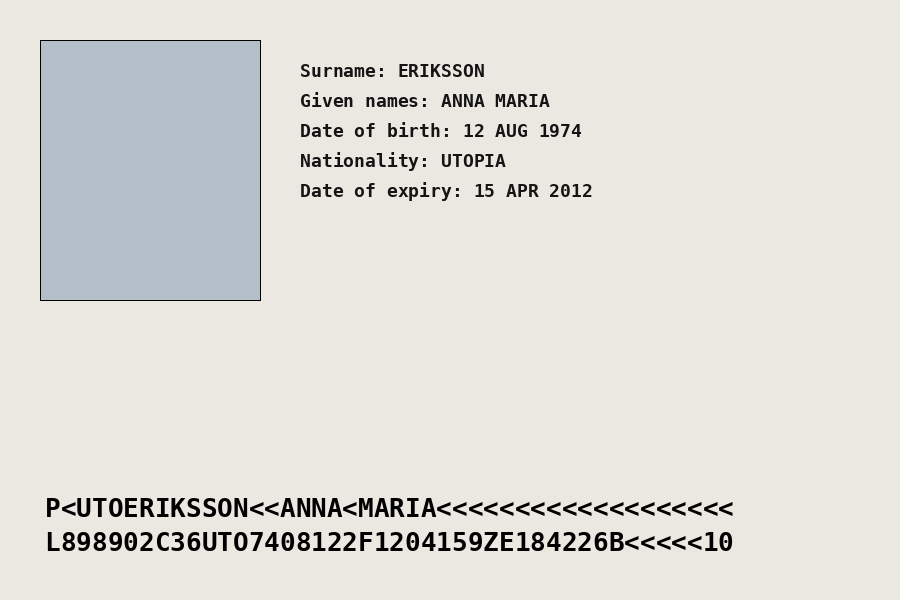
#> input picture doc_fraud_tier0/sample_data/sample_expired_passport.png, 900 x 600 px
$ python m4_uniformity.py ../../../doc_fraud_tier0/sample_data/sample_expired_passport.png
#> lines starting #> are read from the running program, lines starting #| are printed output that depends on the picture; after the words box and inside, x2 and y2 are one past the last pixel; in counts of white or black regions, pixels touching at a corner belong together
#> in main, img is the input picture: shape (600, 900, 3); mean B, G, R 215.6, 220.6, 222.1
import argparse
import json
import sys

import cv2
import numpy as np

WORK_WIDTH = 800
MIN_RATIO = 0.60


def _order(pts):
    pts = np.array(pts, dtype=np.float32).reshape(4, 2)
    s, d = pts.sum(1), np.diff(pts, axis=1).ravel()
    return np.array([pts[np.argmin(s)], pts[np.argmin(d)], pts[np.argmax(s)], pts[np.argmax(d)]], np.float32)


def find_card(img, min_area_frac=0.03):
#> called with min_area_frac = 0.03
    h, w = img.shape[:2]
#> h = 600; w = 900
    scale = min(1.0, 800.0 / max(h, w))
#> scale = 0.889
    small = cv2.resize(img, None, fx=scale, fy=scale, interpolation=cv2.INTER_AREA) if scale < 1 else img.copy()
    gray = cv2.GaussianBlur(cv2.cvtColor(small, cv2.COLOR_BGR2GRAY), (5, 5), 0)
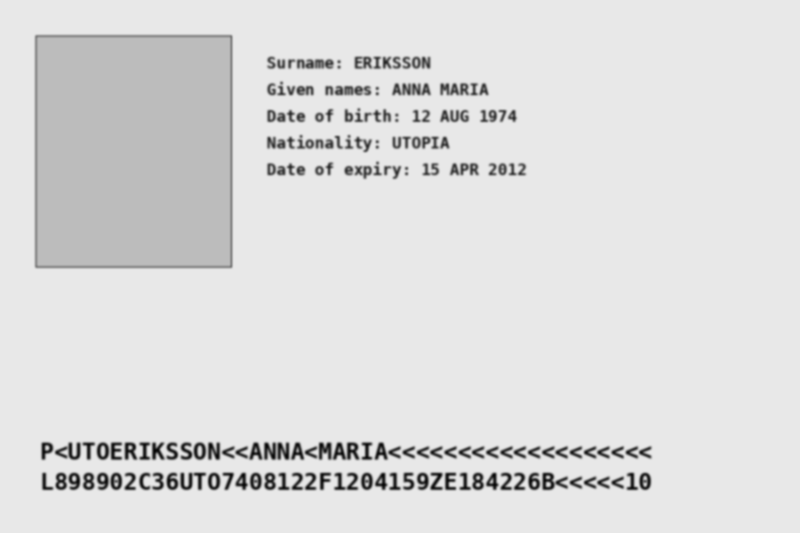
#> gray: shape (533, 800); min 6, max 232, mean 220.4
    sh, sw = gray.shape
#> sh = 533; sw = 800

    masks = []
    e = cv2.Canny(gray, 40, 120)
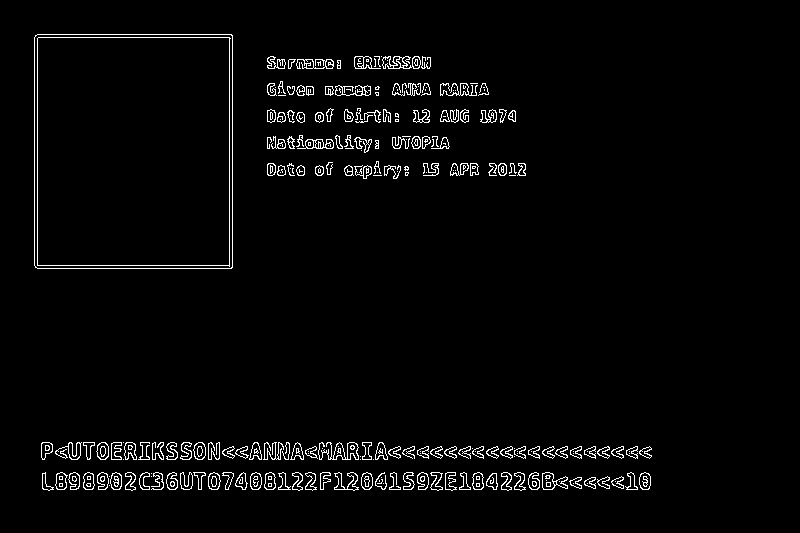
#> e: shape (533, 800); 2.8% white in thin lines or dots, all inside (x1, y1, x2, y2) = (34, 34, 652, 491)
    e = cv2.dilate(e, np.ones((3, 3), np.uint8), iterations=2)
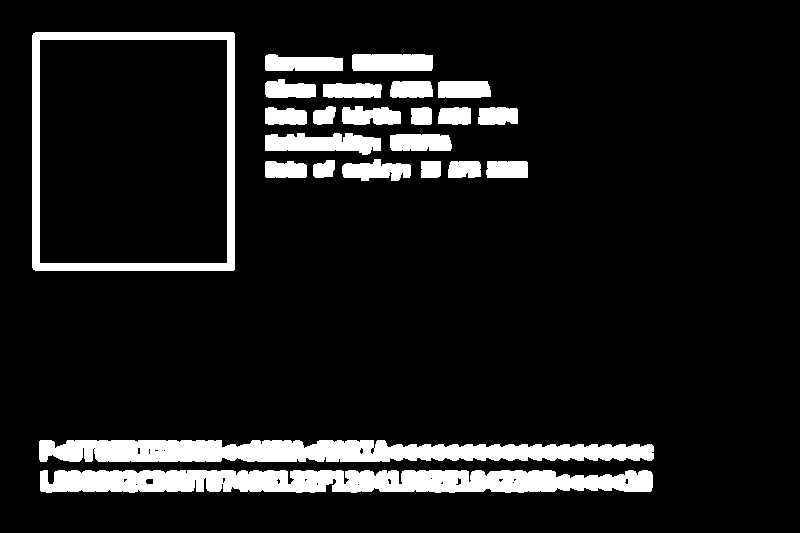
#> e: shape (533, 800); 10.7% white; 23 white regions, largest, box (x1, y1, x2, y2) and area: (40, 470, 653, 493) 12168, (39, 440, 654, 462) 10983, (32, 32, 235, 271) 6804
    masks.append(cv2.morphologyEx(e, cv2.MORPH_CLOSE, np.ones((7, 7), np.uint8)))
    _, t = cv2.threshold(gray, 0, 255, cv2.THRESH_BINARY | cv2.THRESH_OTSU)
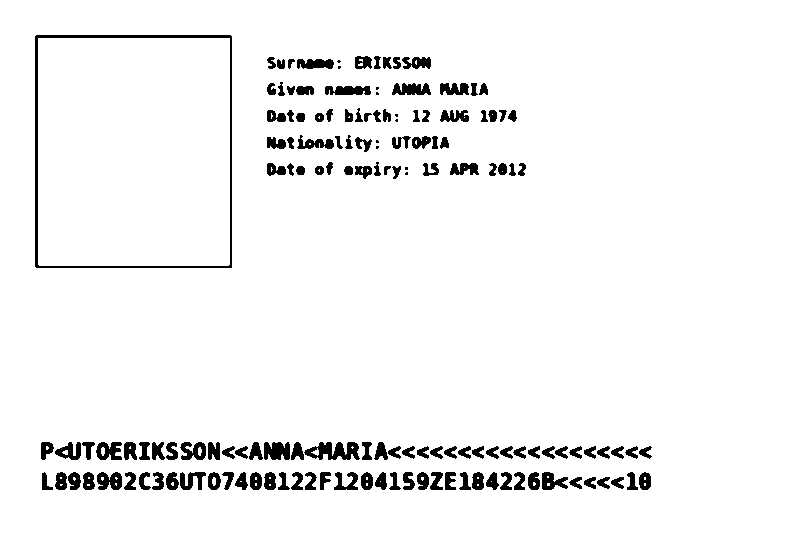
#> t: shape (533, 800); 95.3% white; 149 black regions (10 under 20 px), largest, box (x1, y1, x2, y2) and area: (35, 35, 232, 268) 2124, (304, 442, 360, 460) 625, (264, 442, 290, 460) 393
    masks += [t, cv2.bitwise_not(t)]

    best, best_area = None, 0
    for m in masks:
        cnts, _ = cv2.findContours(m, cv2.RETR_EXTERNAL, cv2.CHAIN_APPROX_SIMPLE)
        for c in cnts:
            a = cv2.contourArea(c) / float(sh * sw)
            if min_area_frac <= a <= 0.98 and a > best_area:
                best, best_area = c, a
#> this loop made 3 passes
#> cnts on pass 2: [[[0, 0], [0, 532], [799, 532], [799, 0]]]
#> after the loop, best = contour of 14 points, box (x1, y1, x2, y2) (32, 32, 235, 271), area 48067; best_area = 0.113
    if best is None:
        return None
    peri = cv2.arcLength(best, True)
#> peri = 876.5
    approx = cv2.approxPolyDP(best, 0.02 * peri, True)
#> approx = [[33, 33], [33, 269], [233, 270], [234, 33]]
    if len(approx) == 4 and cv2.isContourConvex(approx):
        pts, method = approx.reshape(4, 2), "quad"
#> pts = [[33, 33], [33, 269], [233, 270], [234, 33]]; method = 'quad'
    else:
        pts, method = cv2.boxPoints(cv2.minAreaRect(best)), "rect"
    pts_full = _order(pts / scale)
#> in _order, `pts = np.array(pts, dtype=np.float32).reshape(4, 2)`: pts = [[37.12, 37.12], [37.12, 302.6], [262.1, 303.8], [263.2, 37.12]]
#> in _order, `s, d = pts.sum(1), np.diff(pts, axis=1).ravel()`: s = [74.25, 339.8, 565.9, 300.4]; d = [0, 265.5, 41.62, -226.1]
#> pts_full = [[37.12, 37.12], [263.2, 37.12], [262.1, 303.8], [37.12, 302.6]]
    mg = 0.005
    touches = bool(((pts_full[:, 0] < mg * w) | (pts_full[:, 0] > (1 - mg) * w) |
                    (pts_full[:, 1] < mg * h) | (pts_full[:, 1] > (1 - mg) * h)).any())
#> touches = False
    return {"pts": pts_full, "area_frac": float(best_area), "method": method, "touches_border": touches}


def _illumination(img_bgr):
    card = find_card(img_bgr)
#> card = {'pts': [[37.12, 37.12], [263.2, 37.12], [262.1, 303.8], [37.12, 302.6]], 'area_frac': 0.113, 'method': 'quad', 'touches_border': False}
    gray = cv2.cvtColor(img_bgr, cv2.COLOR_BGR2GRAY)
#> gray: shape (600, 900)
    h, w = gray.shape
#> h = 600; w = 900
    scale = WORK_WIDTH / float(w)
#> scale = 0.889
    gray = cv2.resize(gray, (WORK_WIDTH, max(1, int(h * scale))), interpolation=cv2.INTER_AREA)
#> gray: shape (533, 800)
    k = int(max(gray.shape) * 0.06) | 1
#> k = 49

    region, valid, work = "whole frame (card not found)", np.ones(gray.shape, bool), gray
#> valid: shape (533, 800) bool; every value is 1
#> region = 'whole frame (card not found)'
    if card is not None:
        poly = (card["pts"] * scale).astype(np.int32)
#> poly = [[33, 33], [234, 33], [233, 270], [33, 269]]
        mask = np.zeros(gray.shape, np.uint8)
        cv2.fillConvexPoly(mask, poly, 255)
#> mask: shape (533, 800); 11.2% white; 1 white region, box (x1, y1, x2, y2) and area: (33, 33, 235, 271) 47856
        inner = cv2.erode(mask, cv2.getStructuringElement(cv2.MORPH_ELLIPSE, (k // 2 * 2 + 1, k // 2 * 2 + 1)))
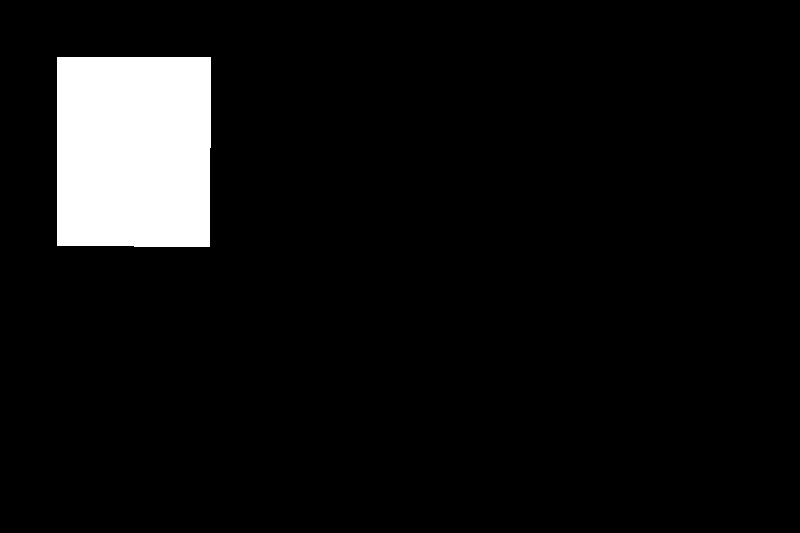
#> inner: shape (533, 800); 6.8% white; 1 white region, box (x1, y1, x2, y2) and area: (57, 57, 211, 247) 29084
        if inner.sum() > 0:
            work = gray.copy()
            work[mask == 0] = int(np.median(gray[inner > 0]))
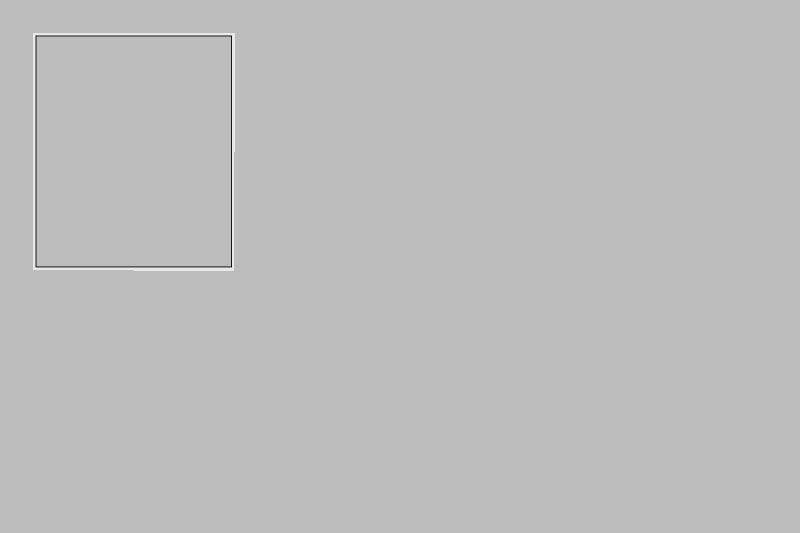
#> work: shape (533, 800); min 10, max 232, mean 187.9
            valid, region = inner > 0, "card region"
#> region = 'card region'

    bg = cv2.morphologyEx(work, cv2.MORPH_CLOSE, cv2.getStructuringElement(cv2.MORPH_ELLIPSE, (k, k)))
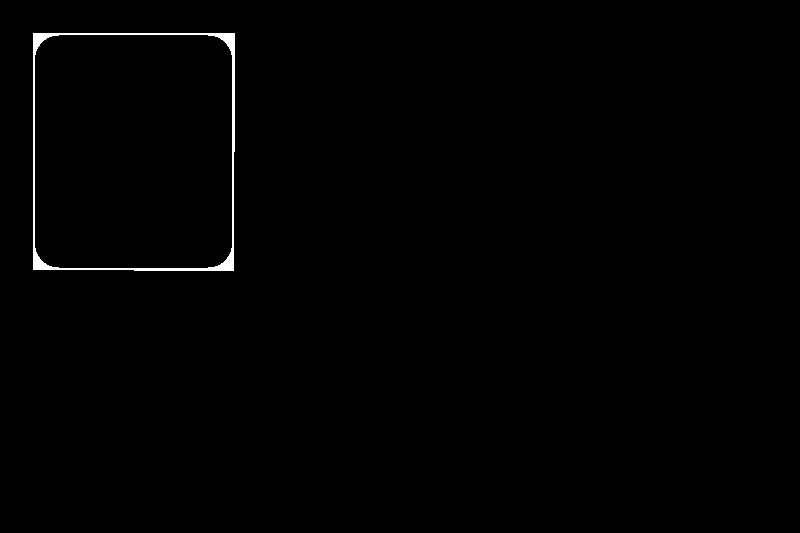
#> bg: shape (533, 800); values 188 (black) and 232 (white), 0.59% white; 1 white region, box (x1, y1, x2, y2) and area: (33, 33, 235, 271) 2499
    bg = cv2.GaussianBlur(bg, (0, 0), k / 2.0)
    return bg, valid, region


def assess(img_bgr, mode="photo"):
    bg, valid, region = _illumination(img_bgr)
#> region = 'card region'
    vals = bg[valid]
    p5, p95 = np.percentile(vals, [5, 95])
#> p5 = 188; p95 = 189
    ratio = float(p5 / max(p95, 1.0))
#> ratio = 0.995
    cv = float(vals.std() / max(vals.mean(), 1.0))
#> cv = 0.00313

    reasons = [] if ratio >= MIN_RATIO else ["uneven_lighting"]
#> reasons = []
    return {
        "module": "uniformity",
        "score": round(ratio, 3),
        "unit": "darkest/brightest illumination ratio (1.0 = perfectly even)",
        "passed": not reasons,
        "rule": f"PASS if p5/p95 illumination ratio >= {MIN_RATIO}",
        "reasons": reasons,
        "details": {
            "measured_on": region,
            "illumination_p5": round(float(p5), 1),
            "illumination_p95": round(float(p95), 1),
            "coefficient_of_variation": round(cv, 3),
        },
    }


def _verdict(res):
    return "N/A" if res["passed"] is None else ("PASS" if res["passed"] else "FAIL")


def show(res):
    print(f"[{res['module']}]  score = {res['score']}  ({res['unit']})  ->  {_verdict(res)}")
    print(f"  rule: {res['rule']}")
    for k, v in res["details"].items():
        print(f"  {k}: {v}")
    if res["reasons"]:
        print("  reasons:", ", ".join(res["reasons"]))


def main():
    ap = argparse.ArgumentParser(description="Lighting uniformity check for one image")
    ap.add_argument("image")
    ap.add_argument("--json", action="store_true", help="print result as JSON")
    ap.add_argument("--save", help="save a color map of the illumination estimate to this path")
    args = ap.parse_args()
    img = cv2.imread(args.image)
    if img is None:
        sys.exit(f"Cannot read image: {args.image}")
    res = assess(img)
#> res = 7 items
    print(json.dumps(res, indent=2)) if args.json else show(res)
#| [uniformity]  score = 0.995  (darkest/brightest illumination ratio (1.0 = perfectly even))  ->  PASS
#|   rule: PASS if p5/p95 illumination ratio >= 0.6
#> the loop in show, `for k, v in res["details"].items():` made 4 passes
#> (k, v) on passes 1 to 4: ('measured_on', 'card region'), ('illumination_p5', 188), ('illumination_p95', 189), ('coefficient_of_variation', 0.003)
#|   measured_on: card region
#|   illumination_p5: 188.0
#|   illumination_p95: 189.0
#|   coefficient_of_variation: 0.003
    if args.save:
        bg, valid, _ = _illumination(img)
        norm = cv2.normalize(bg, None, 0, 255, cv2.NORM_MINMAX)
        heat = cv2.applyColorMap(norm, cv2.COLORMAP_JET)
        heat[~valid] = (heat[~valid] * 0.25).astype(np.uint8)
        cv2.imwrite(args.save, heat)
        print("saved:", args.save)


if __name__ == "__main__":
    main()
